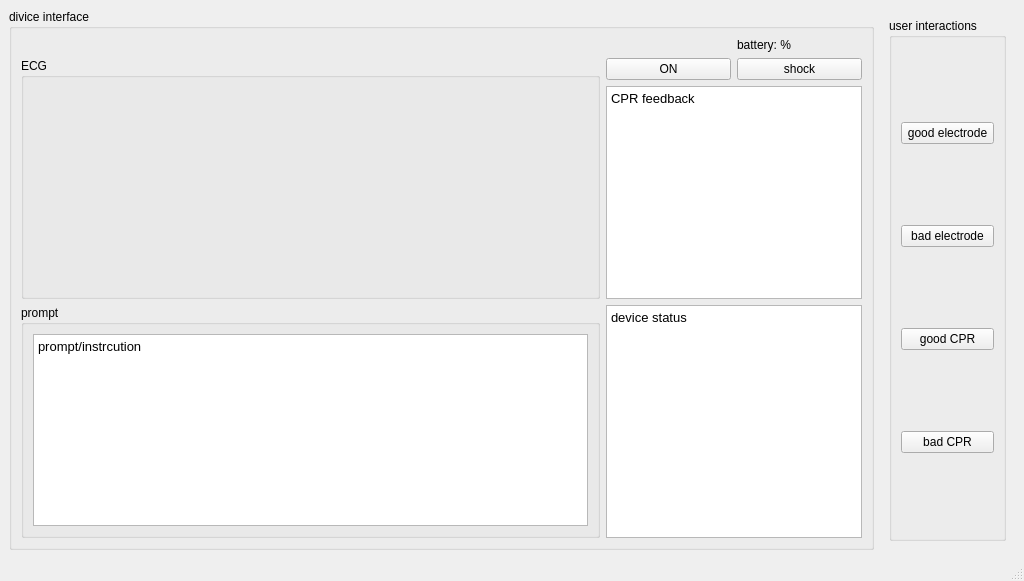
<?xml version="1.0" encoding="UTF-8"?>
<ui version="4.0">
 <class>MainWindow</class>
 <widget class="QMainWindow" name="MainWindow">
  <property name="geometry">
   <rect>
    <x>0</x>
    <y>0</y>
    <width>1024</width>
    <height>581</height>
   </rect>
  </property>
  <property name="windowTitle">
   <string>MainWindow</string>
  </property>
  <widget class="QWidget" name="centralwidget">
   <layout class="QHBoxLayout" name="horizontalLayout">
    <item>
     <widget class="QGroupBox" name="groupBox_2">
      <property name="title">
       <string>divice interface</string>
      </property>
      <layout class="QGridLayout" name="gridLayout">
       <item row="1" column="2">
        <widget class="QPushButton" name="button_shock">
         <property name="text">
          <string>shock</string>
         </property>
        </widget>
       </item>
       <item row="2" column="1" colspan="2">
        <widget class="QTextBrowser" name="text_feedback">
         <property name="html">
          <string>&lt;!DOCTYPE HTML PUBLIC &quot;-//W3C//DTD HTML 4.0//EN&quot; &quot;http://www.w3.org/TR/REC-html40/strict.dtd&quot;&gt;
&lt;html&gt;&lt;head&gt;&lt;meta name=&quot;qrichtext&quot; content=&quot;1&quot; /&gt;&lt;style type=&quot;text/css&quot;&gt;
p, li { white-space: pre-wrap; }
&lt;/style&gt;&lt;/head&gt;&lt;body style=&quot; font-family:'Sans'; font-size:10pt; font-weight:400; font-style:normal;&quot;&gt;
&lt;p style=&quot; margin-top:0px; margin-bottom:0px; margin-left:0px; margin-right:0px; -qt-block-indent:0; text-indent:0px;&quot;&gt;CPR feedback&lt;/p&gt;&lt;/body&gt;&lt;/html&gt;</string>
         </property>
        </widget>
       </item>
       <item row="3" column="1" colspan="2">
        <widget class="QTextBrowser" name="text_device_status">
         <property name="html">
          <string>&lt;!DOCTYPE HTML PUBLIC &quot;-//W3C//DTD HTML 4.0//EN&quot; &quot;http://www.w3.org/TR/REC-html40/strict.dtd&quot;&gt;
&lt;html&gt;&lt;head&gt;&lt;meta name=&quot;qrichtext&quot; content=&quot;1&quot; /&gt;&lt;style type=&quot;text/css&quot;&gt;
p, li { white-space: pre-wrap; }
&lt;/style&gt;&lt;/head&gt;&lt;body style=&quot; font-family:'Sans'; font-size:10pt; font-weight:400; font-style:normal;&quot;&gt;
&lt;p style=&quot; margin-top:0px; margin-bottom:0px; margin-left:0px; margin-right:0px; -qt-block-indent:0; text-indent:0px;&quot;&gt;device status&lt;/p&gt;&lt;/body&gt;&lt;/html&gt;</string>
         </property>
        </widget>
       </item>
       <item row="1" column="1">
        <widget class="QPushButton" name="button_on">
         <property name="text">
          <string>ON</string>
         </property>
        </widget>
       </item>
       <item row="3" column="0">
        <widget class="QGroupBox" name="groupBox_4">
         <property name="title">
          <string>prompt</string>
         </property>
         <layout class="QVBoxLayout" name="verticalLayout_3">
          <item>
           <widget class="QTextBrowser" name="text_prompt">
            <property name="html">
             <string>&lt;!DOCTYPE HTML PUBLIC &quot;-//W3C//DTD HTML 4.0//EN&quot; &quot;http://www.w3.org/TR/REC-html40/strict.dtd&quot;&gt;
&lt;html&gt;&lt;head&gt;&lt;meta name=&quot;qrichtext&quot; content=&quot;1&quot; /&gt;&lt;style type=&quot;text/css&quot;&gt;
p, li { white-space: pre-wrap; }
&lt;/style&gt;&lt;/head&gt;&lt;body style=&quot; font-family:'Sans'; font-size:10pt; font-weight:400; font-style:normal;&quot;&gt;
&lt;p style=&quot; margin-top:0px; margin-bottom:0px; margin-left:0px; margin-right:0px; -qt-block-indent:0; text-indent:0px;&quot;&gt;prompt/instrcution&lt;/p&gt;&lt;/body&gt;&lt;/html&gt;</string>
            </property>
           </widget>
          </item>
         </layout>
        </widget>
       </item>
       <item row="1" column="0" rowspan="2">
        <widget class="QGroupBox" name="groupBox_3">
         <property name="title">
          <string>ECG</string>
         </property>
         <layout class="QVBoxLayout" name="verticalLayout_2">
          <item>
           <widget class="QCustomPlot" name="ECG_Graph" native="true"/>
          </item>
         </layout>
        </widget>
       </item>
       <item row="0" column="2">
        <widget class="QLabel" name="batterylabel">
         <property name="text">
          <string>battery: % </string>
         </property>
        </widget>
       </item>
      </layout>
     </widget>
    </item>
    <item>
     <widget class="QWidget" name="widget_2" native="true">
      <layout class="QVBoxLayout" name="verticalLayout_4">
       <item>
        <widget class="QGroupBox" name="groupBox">
         <property name="title">
          <string>user interactions</string>
         </property>
         <layout class="QVBoxLayout" name="verticalLayout">
          <item>
           <widget class="QPushButton" name="button_good_electrode">
            <property name="text">
             <string>good electrode</string>
            </property>
           </widget>
          </item>
          <item>
           <widget class="QPushButton" name="button_bad_electrode">
            <property name="text">
             <string>bad electrode</string>
            </property>
           </widget>
          </item>
          <item>
           <widget class="QPushButton" name="button_good_CPR">
            <property name="text">
             <string>good CPR</string>
            </property>
           </widget>
          </item>
          <item>
           <widget class="QPushButton" name="button_bad_CPR">
            <property name="text">
             <string>bad CPR</string>
            </property>
           </widget>
          </item>
         </layout>
        </widget>
       </item>
      </layout>
     </widget>
    </item>
   </layout>
  </widget>
  <widget class="QMenuBar" name="menubar">
   <property name="geometry">
    <rect>
     <x>0</x>
     <y>0</y>
     <width>1024</width>
     <height>22</height>
    </rect>
   </property>
  </widget>
  <widget class="QStatusBar" name="statusbar"/>
 </widget>
 <customwidgets>
  <customwidget>
   <class>QCustomPlot</class>
   <extends>QWidget</extends>
   <header>qcustomplot.h</header>
   <container>1</container>
  </customwidget>
 </customwidgets>
 <resources/>
 <connections/>
</ui>
